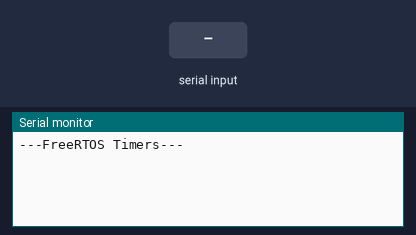
Recording of a sketch running on a simulated ESP32. Parts: the last lines printed to the serial monitor. The test bench sets the inputs (shaded band).

Above: at 1.8 s.
1.9 s: "1\n" received over Serial
At 3.3 s:
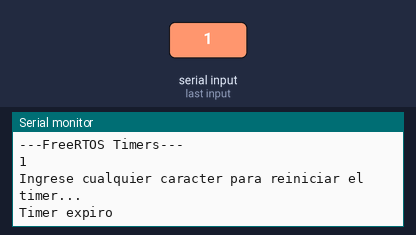
3.5 s: "0\n" received over Serial
At 4.3 s:
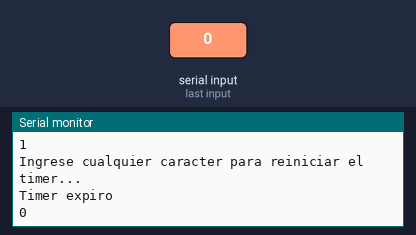
5.0 s: "2\n" received over Serial
At 6.6 s:
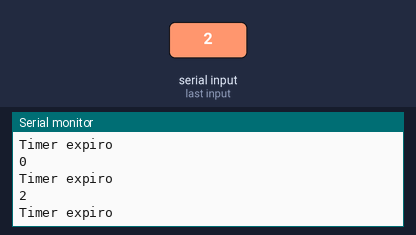

Measured:
- after the input at 1.9 s, the serial monitor: prints a new line at once (image 1)
- after the input at 3.5 s, the serial monitor: prints a new line at once (image 2)
- after the input at 5.0 s, the serial monitor: prints a new line at once (image 3)

The sketch:

timer_char.ino
```cpp
//#include <timers.h>

#if CONFIG_FREERTOS_UNICORE
  static const BaseType_t app_cpu = 0;
#else
  static const BaseType_t app_cpu = 1;
#endif

// Variables globales
static TimerHandle_t reload_timer = NULL;
static char char_aux[254];
char incomingChar;
int cont_char;

//***************************************************************************
//Utilizando parte del códigos realizado en Actividad03-Ejercicio_02
//Lectura
void lectura (void *parameter){
	cont_char=0;
	while (1){
		if (Serial.available()>0){
			incomingChar = Serial.read();
			if (cont_char < 254){
				char_aux[cont_char]=incomingChar;
				Serial.print(incomingChar);
				cont_char++;
			}
			if (incomingChar=='\n'){
				xTimerStart(reload_timer, portMAX_DELAY);
				cont_char=0;
			}
		}
	}
}

// Callbacks
// La función es llamada cuando el timer expira
void myTimerCallback(TimerHandle_t xTimer) {
	// Mensaje del timer 1
	if ((uint32_t)pvTimerGetTimerID(xTimer) == 1) {
		Serial.println("Timer expiro");
	}
}

//*****************************************************************************
// Main (runs as its own task with priority 1 on core 1)

void setup() {

	// Configure Serial
	Serial.begin(115200);

	// retardo
	vTaskDelay(1000 / portTICK_PERIOD_MS);
	Serial.println();
	Serial.println("---FreeRTOS Timers---");

	// Timer con reiniciable
	reload_timer = xTimerCreate(
							"Timer expiro",       		// Name of timer
							1000 / portTICK_PERIOD_MS,  // Period of timer (in ticks)
							pdFALSE,                    // Auto-reload
							(void *)1,                  // Timer ID
							myTimerCallback);           // Callback function

	//Tarea 1. Lectura desde serial
	xTaskCreatePinnedToCore(lectura,
							"Lectura Serial",
							1024,
							NULL,
							1,
							NULL,
							app_cpu);

	// Garantizamos que fue creado
	if (reload_timer == NULL) {
		Serial.println("No se pudo iniciar el timer");
	} else {
		// mensaje inicial
		vTaskDelay(1000 / portTICK_PERIOD_MS);
		Serial.println("Ingrese cualquier caracter para reiniciar el timer...");
	}

	// Delete self task to show that timers will work with no user tasks
	vTaskDelete(NULL);
}


void loop() {

}
```
